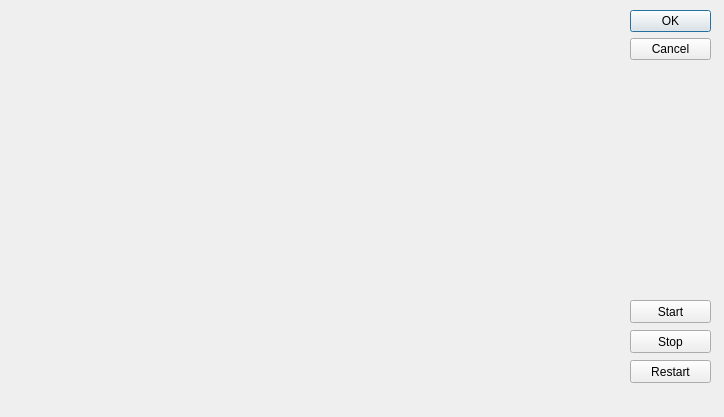
<?xml version="1.0" encoding="UTF-8"?>
<ui version="4.0">
 <class>ScanningWindow</class>
 <widget class="QDialog" name="ScanningWindow">
  <property name="geometry">
   <rect>
    <x>0</x>
    <y>0</y>
    <width>724</width>
    <height>417</height>
   </rect>
  </property>
  <property name="windowTitle">
   <string>Dialog</string>
  </property>
  <widget class="QDialogButtonBox" name="buttonBox">
   <property name="geometry">
    <rect>
     <x>630</x>
     <y>10</y>
     <width>81</width>
     <height>241</height>
    </rect>
   </property>
   <property name="orientation">
    <enum>Qt::Vertical</enum>
   </property>
   <property name="standardButtons">
    <set>QDialogButtonBox::Cancel|QDialogButtonBox::Ok</set>
   </property>
  </widget>
  <widget class="QVTKWidget" name="scansVolumeViewer">
   <property name="geometry">
    <rect>
     <x>10</x>
     <y>10</y>
     <width>400</width>
     <height>400</height>
    </rect>
   </property>
  </widget>
  <widget class="QVTKWidget" name="scansCameraViewer">
   <property name="geometry">
    <rect>
     <x>417</x>
     <y>10</y>
     <width>200</width>
     <height>197</height>
    </rect>
   </property>
  </widget>
  <widget class="QVTKWidget" name="scansDepthViewer">
   <property name="geometry">
    <rect>
     <x>417</x>
     <y>213</y>
     <width>200</width>
     <height>197</height>
    </rect>
   </property>
  </widget>
  <widget class="QPushButton" name="startScanButton">
   <property name="geometry">
    <rect>
     <x>630</x>
     <y>300</y>
     <width>81</width>
     <height>23</height>
    </rect>
   </property>
   <property name="text">
    <string>Start</string>
   </property>
  </widget>
  <widget class="QPushButton" name="stopScanButton">
   <property name="geometry">
    <rect>
     <x>630</x>
     <y>330</y>
     <width>81</width>
     <height>23</height>
    </rect>
   </property>
   <property name="text">
    <string>Stop</string>
   </property>
  </widget>
  <widget class="QPushButton" name="restartScanButton">
   <property name="geometry">
    <rect>
     <x>630</x>
     <y>360</y>
     <width>81</width>
     <height>23</height>
    </rect>
   </property>
   <property name="text">
    <string>Restart</string>
   </property>
  </widget>
 </widget>
 <customwidgets>
  <customwidget>
   <class>QVTKWidget</class>
   <extends>QWidget</extends>
   <header>QVTKWidget.h</header>
  </customwidget>
 </customwidgets>
 <resources/>
 <connections>
  <connection>
   <sender>buttonBox</sender>
   <signal>accepted()</signal>
   <receiver>ScanningWindow</receiver>
   <slot>accept()</slot>
   <hints>
    <hint type="sourcelabel">
     <x>248</x>
     <y>254</y>
    </hint>
    <hint type="destinationlabel">
     <x>157</x>
     <y>274</y>
    </hint>
   </hints>
  </connection>
  <connection>
   <sender>buttonBox</sender>
   <signal>rejected()</signal>
   <receiver>ScanningWindow</receiver>
   <slot>reject()</slot>
   <hints>
    <hint type="sourcelabel">
     <x>316</x>
     <y>260</y>
    </hint>
    <hint type="destinationlabel">
     <x>286</x>
     <y>274</y>
    </hint>
   </hints>
  </connection>
 </connections>
</ui>
